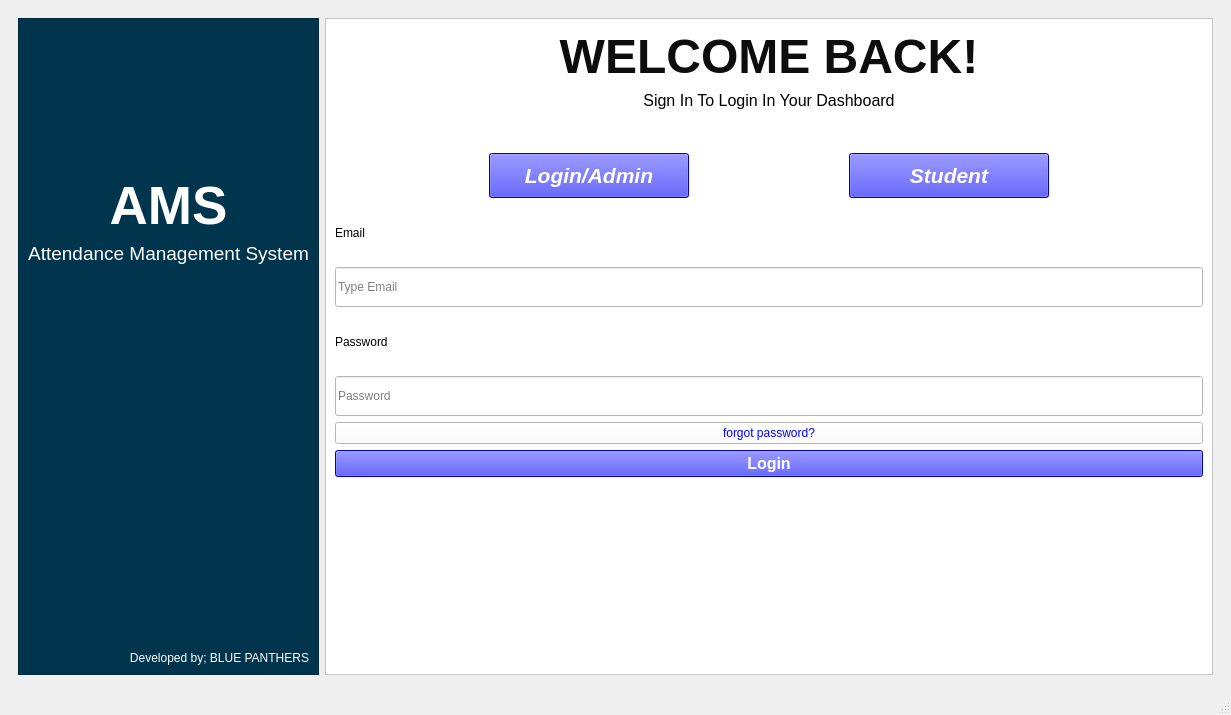
<?xml version="1.0" encoding="UTF-8"?>
<ui version="4.0">
 <class>MainWindow</class>
 <widget class="QMainWindow" name="MainWindow">
  <property name="geometry">
   <rect>
    <x>0</x>
    <y>0</y>
    <width>1231</width>
    <height>715</height>
   </rect>
  </property>
  <property name="windowTitle">
   <string>MainWindow</string>
  </property>
  <widget class="QWidget" name="centralwidget">
   <layout class="QVBoxLayout" name="verticalLayout">
    <item>
     <layout class="QHBoxLayout" name="horizontalLayout">
      <item>
       <widget class="QWidget" name="widget" native="true">
        <layout class="QHBoxLayout" name="horizontalLayout_2">
         <item>
          <widget class="QFrame" name="frame">
           <property name="styleSheet">
            <string notr="true">background-color:rgb(0, 53, 77);</string>
           </property>
           <property name="frameShape">
            <enum>QFrame::Shape::StyledPanel</enum>
           </property>
           <property name="frameShadow">
            <enum>QFrame::Shadow::Raised</enum>
           </property>
           <layout class="QVBoxLayout" name="verticalLayout_2">
            <item>
             <widget class="QLabel" name="label">
              <property name="font">
               <font>
                <pointsize>40</pointsize>
                <bold>true</bold>
               </font>
              </property>
              <property name="styleSheet">
               <string notr="true">color: rgb(255, 255, 255);</string>
              </property>
              <property name="text">
               <string>AMS</string>
              </property>
              <property name="alignment">
               <set>Qt::AlignmentFlag::AlignBottom|Qt::AlignmentFlag::AlignHCenter</set>
              </property>
             </widget>
            </item>
            <item>
             <widget class="QLabel" name="label_2">
              <property name="font">
               <font>
                <pointsize>14</pointsize>
               </font>
              </property>
              <property name="styleSheet">
               <string notr="true">color: rgb(255, 255, 255);</string>
              </property>
              <property name="text">
               <string>Attendance Management System</string>
              </property>
              <property name="alignment">
               <set>Qt::AlignmentFlag::AlignHCenter|Qt::AlignmentFlag::AlignTop</set>
              </property>
             </widget>
            </item>
            <item>
             <widget class="QLabel" name="label_3">
              <property name="styleSheet">
               <string notr="true">color: rgb(255, 255, 255);</string>
              </property>
              <property name="text">
               <string>Developed by; BLUE PANTHERS</string>
              </property>
              <property name="alignment">
               <set>Qt::AlignmentFlag::AlignBottom|Qt::AlignmentFlag::AlignRight|Qt::AlignmentFlag::AlignTrailing</set>
              </property>
             </widget>
            </item>
           </layout>
          </widget>
         </item>
         <item>
          <widget class="QFrame" name="frame_2">
           <property name="styleSheet">
            <string notr="true">background-color: rgb(255, 255, 255);</string>
           </property>
           <property name="frameShape">
            <enum>QFrame::Shape::StyledPanel</enum>
           </property>
           <property name="frameShadow">
            <enum>QFrame::Shadow::Raised</enum>
           </property>
           <layout class="QVBoxLayout" name="verticalLayout_3">
            <item>
             <widget class="QLabel" name="label_4">
              <property name="font">
               <font>
                <pointsize>36</pointsize>
                <bold>true</bold>
               </font>
              </property>
              <property name="styleSheet">
               <string notr="true">color: rgb(13, 13, 13);</string>
              </property>
              <property name="text">
               <string>WELCOME BACK!</string>
              </property>
              <property name="alignment">
               <set>Qt::AlignmentFlag::AlignCenter</set>
              </property>
             </widget>
            </item>
            <item>
             <widget class="QLabel" name="label_5">
              <property name="font">
               <font>
                <pointsize>12</pointsize>
               </font>
              </property>
              <property name="text">
               <string>Sign In To Login In Your Dashboard</string>
              </property>
              <property name="alignment">
               <set>Qt::AlignmentFlag::AlignHCenter|Qt::AlignmentFlag::AlignTop</set>
              </property>
             </widget>
            </item>
            <item>
             <layout class="QHBoxLayout" name="horizontalLayout_3">
              <item>
               <widget class="QPushButton" name="pushButton">
                <property name="maximumSize">
                 <size>
                  <width>200</width>
                  <height>45</height>
                 </size>
                </property>
                <property name="font">
                 <font>
                  <pointsize>16</pointsize>
                  <italic>true</italic>
                  <bold>true</bold>
                 </font>
                </property>
                <property name="styleSheet">
                 <string notr="true">color:rgb(255, 255, 255);
background-color: rgb(0, 0, 255);</string>
                </property>
                <property name="text">
                 <string>Login/Admin</string>
                </property>
                <property name="iconSize">
                 <size>
                  <width>40</width>
                  <height>40</height>
                 </size>
                </property>
               </widget>
              </item>
              <item>
               <widget class="QPushButton" name="pushButton_2">
                <property name="maximumSize">
                 <size>
                  <width>200</width>
                  <height>45</height>
                 </size>
                </property>
                <property name="font">
                 <font>
                  <pointsize>16</pointsize>
                  <italic>true</italic>
                  <bold>true</bold>
                 </font>
                </property>
                <property name="styleSheet">
                 <string notr="true">background-color: rgb(0, 0, 255);
color: rgb(255, 255, 255);</string>
                </property>
                <property name="text">
                 <string>Student</string>
                </property>
               </widget>
              </item>
             </layout>
            </item>
            <item>
             <widget class="QLabel" name="label_6">
              <property name="text">
               <string>Email</string>
              </property>
             </widget>
            </item>
            <item>
             <widget class="QLineEdit" name="lineEdit">
              <property name="maximumSize">
               <size>
                <width>16777215</width>
                <height>40</height>
               </size>
              </property>
              <property name="placeholderText">
               <string>Type Email</string>
              </property>
             </widget>
            </item>
            <item>
             <widget class="QLabel" name="label_7">
              <property name="text">
               <string>Password</string>
              </property>
             </widget>
            </item>
            <item>
             <widget class="QLineEdit" name="lineEdit_2">
              <property name="maximumSize">
               <size>
                <width>16777215</width>
                <height>40</height>
               </size>
              </property>
              <property name="echoMode">
               <enum>QLineEdit::EchoMode::Password</enum>
              </property>
              <property name="placeholderText">
               <string>Password</string>
              </property>
             </widget>
            </item>
            <item>
             <widget class="QPushButton" name="pushButton_3">
              <property name="styleSheet">
               <string notr="true">color: rgb(0, 0, 255);</string>
              </property>
              <property name="text">
               <string>forgot password?</string>
              </property>
             </widget>
            </item>
            <item>
             <widget class="QPushButton" name="pushButton_4">
              <property name="maximumSize">
               <size>
                <width>16777215</width>
                <height>16777215</height>
               </size>
              </property>
              <property name="font">
               <font>
                <pointsize>12</pointsize>
                <bold>true</bold>
               </font>
              </property>
              <property name="styleSheet">
               <string notr="true">color:rgb(255, 255, 255);
background-color: rgb(0, 0, 255);</string>
              </property>
              <property name="text">
               <string>Login</string>
              </property>
             </widget>
            </item>
            <item>
             <widget class="QLabel" name="label_8">
              <property name="text">
               <string/>
              </property>
             </widget>
            </item>
            <item>
             <widget class="QLabel" name="label_9">
              <property name="text">
               <string/>
              </property>
             </widget>
            </item>
            <item>
             <widget class="QLabel" name="label_10">
              <property name="text">
               <string/>
              </property>
             </widget>
            </item>
           </layout>
          </widget>
         </item>
        </layout>
       </widget>
      </item>
     </layout>
    </item>
   </layout>
  </widget>
  <widget class="QMenuBar" name="menubar">
   <property name="geometry">
    <rect>
     <x>0</x>
     <y>0</y>
     <width>1231</width>
     <height>26</height>
    </rect>
   </property>
  </widget>
  <widget class="QStatusBar" name="statusbar"/>
 </widget>
 <resources/>
 <connections/>
</ui>
